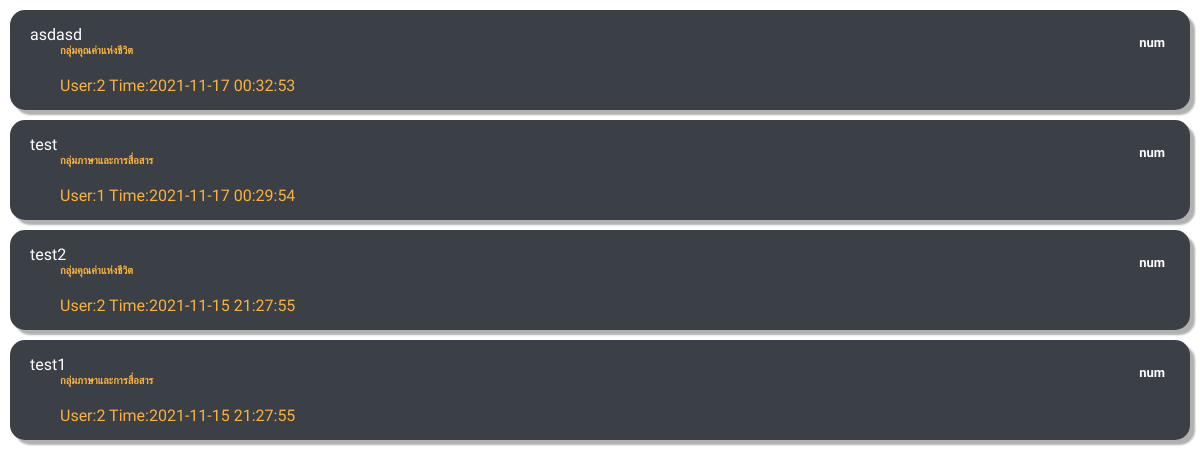
The app's page /fetch_search.php with its own data.
### tables this page shows
CREATE TABLE `post` (
  `ID_post` int(11) UNSIGNED NOT NULL,
  `Group_subject` varchar(50) NOT NULL,
  `ID_subject` int(8) NOT NULL,
  `name_subject` varchar(75) NOT NULL,
  `type_post` int(2) NOT NULL,
  `title_post` varchar(50) NOT NULL,
  `msg_post` varchar(255) NOT NULL,
  `time_post` timestamp NOT NULL DEFAULT current_timestamp() ON UPDATE current_timestamp(),
  `create_by` bigint(20) UNSIGNED NOT NULL,
  `report` int(5) NOT NULL
);

### fetch_search.php (the view, shortened to what this page needs)
<link rel="stylesheet" type="text/css" href="css/home_index.css">
<?php
require "dbconnect.php";
$output = '';
if(isset($_POST["queryS"]))
{
	$search = mysqli_real_escape_string($connect, $_POST["queryS"]);
	$query = "
	SELECT * FROM post
	WHERE Group_subject LIKE '%".$search."%'
	OR ID_subject LIKE '%".$search."%'
	OR name_subject LIKE '%".$search."%'
	OR title_post LIKE '%".$search."%'
	OR create_by LIKE '%".$search."%'
	ORDER BY ID_post DESC
	";
}
else
{
	$query = "SELECT * FROM post ORDER BY ID_post DESC";
}
$result = mysqli_query($connect, $query);
if(mysqli_num_rows($result) > 0)
{
	while($row = mysqli_fetch_array($result))
	{
		$output .=  '<a href="post.php?id='.$row['ID_post'].'" class="Content">
					    <div class="post_btn">
					        <div class="A_left">
					            <i class="icon_next fas fa-chevron-circle-right"></i>
					            <h4 class="textC" name="Post">'.$row['title_post'].'</h4>
					            <h6 class="textS" name="subject">'.$row['Group_subject'].'</h6>
					            <br><p class="Timestamp">User:'.$row['create_by'].' Time:'.$row['time_post'].'</p>
					        </div>
					        <div  class="A_right">
					            <i class="iconcomment far fa-comment-dots"></i>
					            <h5 class="commentN">num</h5>
					        </div>
					    </div>
					</a>
					';
	}
	echo $output;
}
else
{
	echo 'Data Not Found';
}
?>

### css/home_index.css (style rules this page uses)
* { padding: 0; margin: 0; font-family: 'IBM Plex Sans Thai', sans-serif; }
a.Content { cursor: pointer; text-decoration: none; }
.post_btn { margin: 10px 10px 0px 10px; border-radius: 15px; background-color: #3B3F46; padding: 15px; width: auto; box-shadow: 5px 5px 2px rgb(177, 177, 177); }
.textC { color: white; font-weight: normal; display: inline; margin-left: 5px; }
.textS, .Timestamp { color: white; margin-left: 35px; color: #FAB23D; }
.Timestamp { display: inline; }
.commentN { margin-top: -15px; margin-left: 45px; width: fit-content; color: white; font-size: small; }
.A_left { width: auto; display: inline-block; }
.A_right { float: right; margin-top: 25px; margin-right: 10px; display: block; }

### records on screen
post: title_post "asdasd", Group_subject "กลุ่มคุณค่าแห่งชีวิต", create_by "2", time_post "2021-11-17 00:32:53"
post: title_post "test", Group_subject "กลุ่มภาษาและการสื่อสาร", create_by "1", time_post "2021-11-17 00:29:54"
post: title_post "test2", Group_subject "กลุ่มคุณค่าแห่งชีวิต", create_by "2", time_post "2021-11-15 21:27:55"
post: title_post "test1", Group_subject "กลุ่มภาษาและการสื่อสาร", create_by "2", time_post "2021-11-15 21:27:55"
